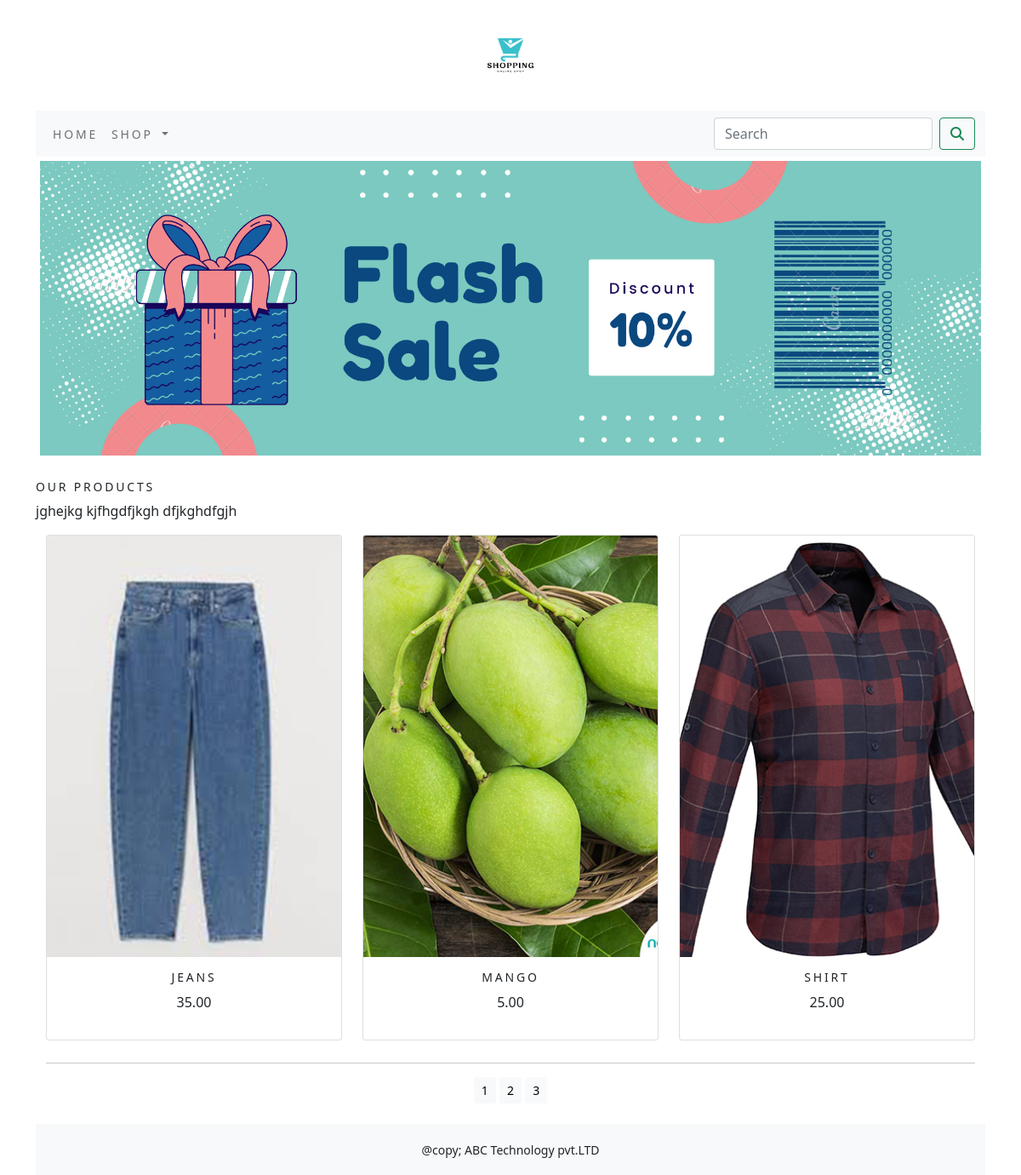
The app's page /ekartapp?page=3 with its own data.
### ekartapp/models.py (models this page shows, shortened)
class Product(models.Model):
    objects = None
    name=models.CharField(max_length=250,unique=True)
    slug=models.SlugField(max_length=250,unique=True)
    description=models.TextField(blank=True)
    price=models.DecimalField(max_digits=10,decimal_places=2)
    category=models.ForeignKey(Category,on_delete=models.CASCADE)
    image=models.ImageField(upload_to='product',blank=True)
    stock=models.IntegerField()
    available=models.BooleanField(default=True)
    created=models.DateTimeField(auto_now=True)
    update=models.DateTimeField(auto_now=True)
    def get_url(self):
        return reverse('ekartapp:allprodcate',args=[self.category.slug,self.slug])
    class Meta:
        ordering=('name',)
        verbose_name='product'
        verbose_name_plural='products'

### ekartapp/views.py (the view)
# urls.py: path('',views.allProdCat,name='allProdCat'),
def allProdCat(request,c_slug=None):
    c_page=None
    products_list=None
    if c_slug!=None:
        c_page=get_object_or_404(Category,slug=c_slug)
        products_list=Product.objects.all().filter(category=c_page,available=True)
    else:
        products_list=Product.objects.all().filter(available=True)
    paginator=Paginator(products_list,6)
    try:
        page=int(request.GET.get('page','1'))
    except:
        page=1
    try:
        products=paginator.page(page)
    except (EmptyPage, InvalidPage):
        products=paginator.page(paginator.num_pages)
    return render(request,"category.html",{'category':c_page,'product':products})

### cart/context_processors.py (called while the page is built)
def counter(request):
    item_count=0
    if 'admin' in request.path:
        return {}
    else:
        try:
            cart=Cart.objects.filter(cart_id=_cart_id(request))
            cart_items=CartItem.objects.all().filter(cart=cart[:1])
            for cart_item in cart_items:
                item_count += cart_item.quantity
        except Cart.DoesNotExist:
            item_count=0
    return dict(item_count=item_count)

### cart/views.py (called while the page is built)
def _cart_id(request):
    cart=request.session.session_key
    if not cart:
        cart=request.session.create()
    return  cart

### ekartapp/context_processors.py (called while the page is built)
def menu_links(request):
    links=Category.objects.all()
    return dict(links=links)

### ekartapp/models.py (called while the page is built)
    def get_url(self):
        return reverse('ekartapp:products_by_category',args=[self.slug])

### templates/category.html (shortened to what this page needs)
{% extends 'base.html' %}
{% load static %}
{% block content %}
<div class="mx_auto">
  {% if category %}
  <img class="my_image" src="{{category.image.url}}" alt="{{category.name}}">
</div>
<br>
<div>
    <h1 class="text-center my_title" >{{category.name}}</h1>
    <p class="text-justify">category.description</p>
</div>
{% else %}
<div>
<img class="my_image my_image_padding" src="{% static 'img/banner.png' %}" alt="our products">
</div>
<br>
<div>
    <h1 class="text_center my_title">Our Products</h1>
    <p class="text-justify">jghejkg  kjfhgdfjkgh dfjkghdfgjh</p>
</div>
{% endif %}
<div class="container">
    <div class="row mx_auto">
        {% for product in product.object_list %}
        <div class="my_bottom_margin col-9 col-sm-12 col-md-4 xol-lg-4">
            <div class="card text-center" style="min-width:18rem;">
                <a href="{{product.get_url}}"><img class="card-img-top my_image" src="{{product.image.url}}" alt="{{product.name}}"></a>
                <div class="card-body">
                    <h4>{{product.name}}</h4>
                    <p>{{product.price}}</p>
                </div>
            </div>
        </div>
        {% endfor %}
    </div>
    <div class="mx-auto">
        {% if product.paginator.num_pages > 1 %}
            <hr>
        <div class="text-center">
            {% for pg in product.paginator.page_range %}
            <a href="?page={{pg}}" class="btn btn-light btn-sm {% if product.number == pg %}active {% endif %}">{{pg}}</a>
            {% endfor %}
        </div>
        {% endif %}
    </div>
    <br>
</div>
{% endblock %}

### static/css/custom.css (style rules this page uses)
body { font-family: 'Roboto', sans-serif; }
.my_image { width: 100%; height: auto; }
.my_title { font-size: 14px; text-transform:uppercase; letter-spacing: .2em; }
.my_image_padding { padding: 5px; }
.my_bottom_margin { margin-bottom: 10px; }
.card-body h4 { font-size: 14px; text-transform: uppercase; letter-spacing: .2em; }

### records on screen
Product: image (picture), name "JEANS", price "35.00"
Product: image (picture), name "MANGO", price "5.00"
Product: image (picture), name "SHIRT", price "25.00"

### other values on screen
{{ pg }} "1" "2" "3"
